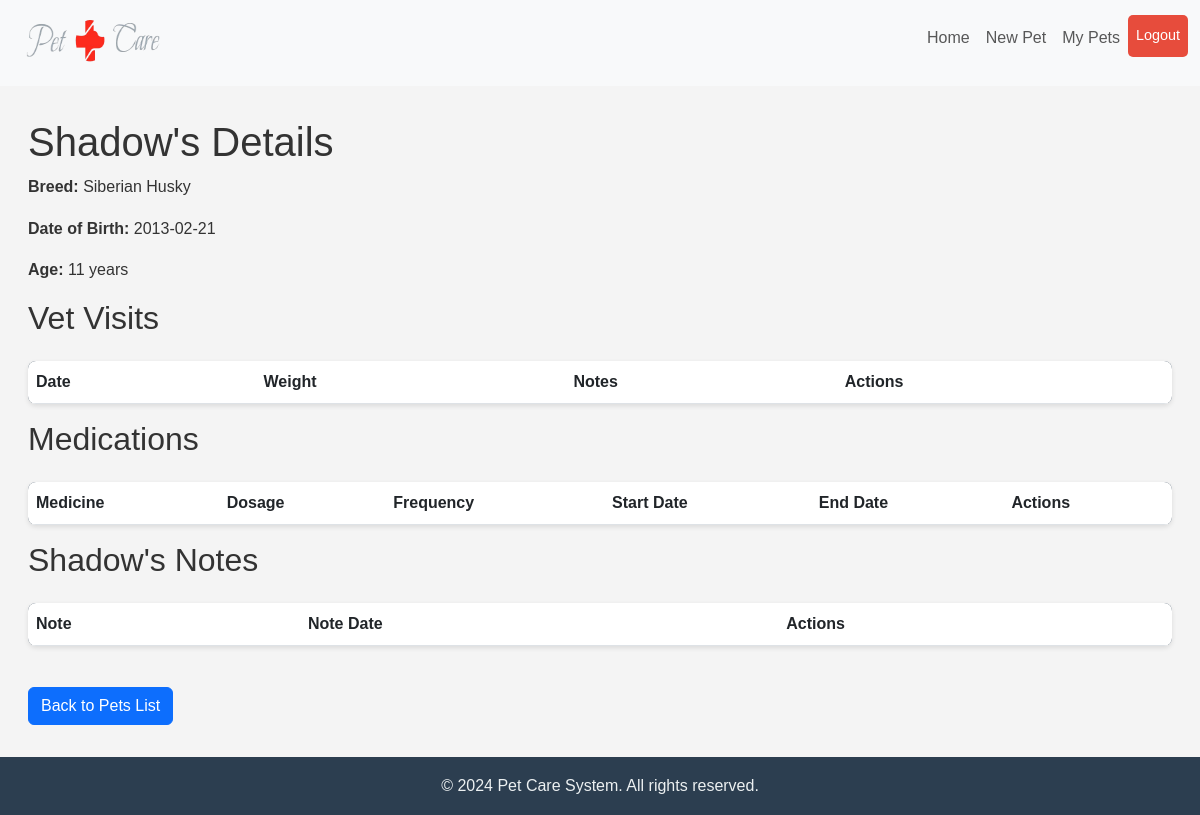
The app's page /pet/4 (signed in) with its own data.
### app.py (models this page shows)
class Pet(db.Model):
    __tablename__ = 'pets'
    id = db.Column(db.Integer, primary_key=True, autoincrement=True)
    name = db.Column(db.String(100), nullable=False)
    birthdate = db.Column(db.Date, nullable=False)
    breed = db.Column(db.String(50))
    user_id = db.Column(db.Integer, db.ForeignKey('users.id'), nullable=False)
    def calculate_age(self):
        today = datetime.today().date()
        age = today.year - self.birthdate.year - ((today.month, today.day) < (self.birthdate.month, self.birthdate.day))
        return age

### app.py (the view)
@app.route('/pet/<int:pet_id>')
@login_required
def pet_details(pet_id):
    pet = Pet.query.get_or_404(pet_id)
    vetvisit = VetVisit.query.filter_by(pet_id=pet_id).all()
    medicine = Medicine.query.filter_by(pet_id=pet_id).all()
    notes = PetNote.query.filter_by(pet_id=pet_id).all()
    return render_template('pet_details.html', pet=pet, vetvisit=vetvisit, medicine=medicine, notes=notes)

### app.py (called while the page is built)
@login_manager.user_loader
def load_user(user_id):
    return User.query.get(int(user_id))

### templates/pet_details.html (shortened to what this page needs)
<!DOCTYPE html>
<html lang="en">
<head>
    <link rel="stylesheet" href="https://cdnjs.cloudflare.com/ajax/libs/font-awesome/6.0.0-beta3/css/all.min.css">
    <link href="https://cdn.jsdelivr.net/npm/bootstrap@5.3.0/dist/css/bootstrap.min.css" rel="stylesheet">
    <link rel="stylesheet" href="{{ url_for('static', filename='pet_details.css') }}">
</head>
<body>
    <header>
        <nav class="navbar navbar-expand-lg navbar-light bg-light">
            <div class="container">
                <a class="navbar-brand" href="{{ url_for('index') }}">
                    <img src="{{ url_for('static', filename='PetCareLogo_transPar.png') }}" alt="Pet Care Logo" width="160" height="60">
                </a>
                <div class="collapse navbar-collapse" id="navbarNav">
                    <ul class="navbar-nav ms-auto">
                        <li class="nav-item">
                            <a class="nav-link" href="{{ url_for('index') }}">Home</a>
                        </li>
                        <li class="nav-item">
                            <a class="nav-link" href="{{ url_for('add_pet') }}">New Pet</a>
                        </li>
                        <li class="nav-item">
                            <a class="nav-link" href="{{ url_for('list_pets') }}">My Pets</a>
                        </li>
                        <li class="nav-item">
                            <a class="nav-link btn btn-danger text-white" href="{{ url_for('logout') }}">Logout</a>
                        </li>
                    </ul>
                </div>
            </div>
        </nav>
    </header>
    <main>
        <div class="container">
            <h1 class="page-title">{{ pet.name }}'s Details</h1>
            <div class="pet-details">
                <p><strong>Breed:</strong> {{ pet.breed }}</p>
                <p><strong>Date of Birth:</strong> {{ pet.birthdate.strftime('%Y-%m-%d') }}</p>
                <p><strong>Age:</strong> {{ pet.calculate_age() }} years</p>
            </div>
            <h2 class="section-title">Vet Visits</h2>
            <table class="table">
                <thead>
                    <tr>
                        <th>Date</th>
                        <th>Weight</th>
                        <th>Notes</th>
                        <th class="desktop-only">Actions</th>
                    </tr>
                </thead>
            </table>
                <h2 class="section-title">Medications</h2>
                <table class="table">
                    <thead>
                        <tr>
                            <th>Medicine</th>
                            <th>Dosage</th>
                            <th>Frequency</th>
                            <th>Start Date</th>
                            <th>End Date</th>
                            <th class="desktop-only">Actions</th>
                        </tr>
                    </thead>
                </table>
                <h2 class="section-title">{{ pet.name }}'s Notes</h2>
                <table class="table">
                    <thead>
                        <tr>
                            <th>Note</th>
                            <th>Note Date</th>
                            <th class="desktop-only">Actions</th>
                        </tr>
                    </thead>
                </table>
                <br>
            <a href="{{ url_for('list_pets') }}" class="btn btn-primary">Back to Pets List</a>
        </div>
    </main>
    <footer>
        <p>&copy; 2024 Pet Care System. All rights reserved.</p>
    </footer>
</body>
</html>

### static/pet_details.css (style rules this page uses)
body, html { margin: 0; padding: 0; height: 100%; font-family: 'Arial', sans-serif; background-color: #f4f4f4; color: #333; }
body { font-family: 'Arial', sans-serif; line-height: 1.6; background-color: #f4f4f4; color: #333; display: flex; flex-direction: column; }
html, body { height: 100%; }
main { flex: 1; }
.navbar-nav { text-align: right; }
.navbar-nav .nav-item { display: block; }
.navbar-nav .nav-link { padding: 10px; text-align: center; }
.navbar-nav .nav-link { margin-right: 0; padding-right: 20px; }
.navbar-brand { margin-right: auto; }
main { padding: 2rem 1rem; }
.container { max-width: 1200px; margin: 0 auto; }
h2 { margin-bottom: 1.5rem; font-size: 2rem; }
table { width: 100%; border-collapse: collapse; background: #fff; box-shadow: 0 2px 5px rgba(0,0,0,0.1); border-radius: 8px; overflow: hidden; }
thead { background: #2c3e50; color: #fff; }
thead th { padding: 1rem; text-align: left; }
.btn-danger { padding: 0.5rem 1rem; color: #fff; background-color: #e74c3c; text-decoration: none; border-radius: 5px; font-size: 0.9rem; transition: background-color 0.3s; }
footer { background: #2c3e50; color: #ecf0f1; text-align: center; padding: 1rem; margin-top: auto; }
footer p { margin: 0; }
.navbar-nav .nav-item { margin-bottom: 10px; }
@media (min-width: 769px) { .desktop-only { display: table-cell; } }

### records on screen
Pet: name "Shadow", breed "Siberian Husky", birthdate "2013-02-21", calculate_age "11"
